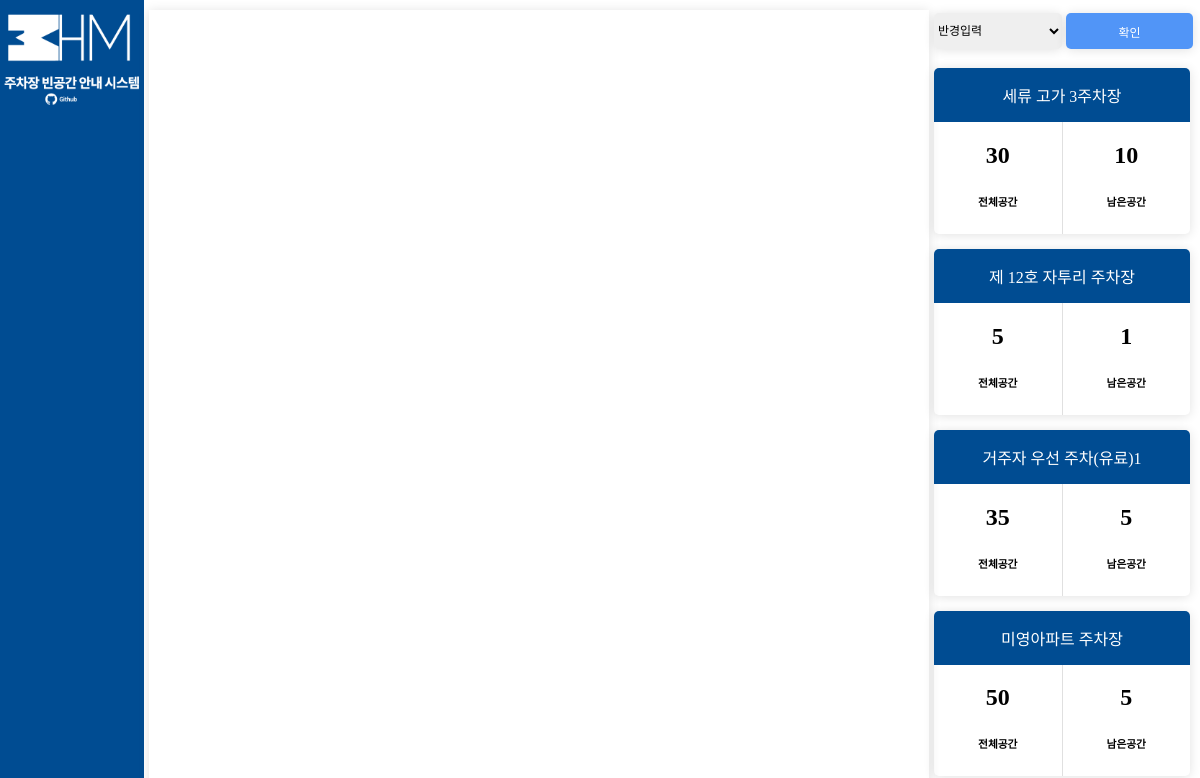
/, run on an earlier commit of the app's database.
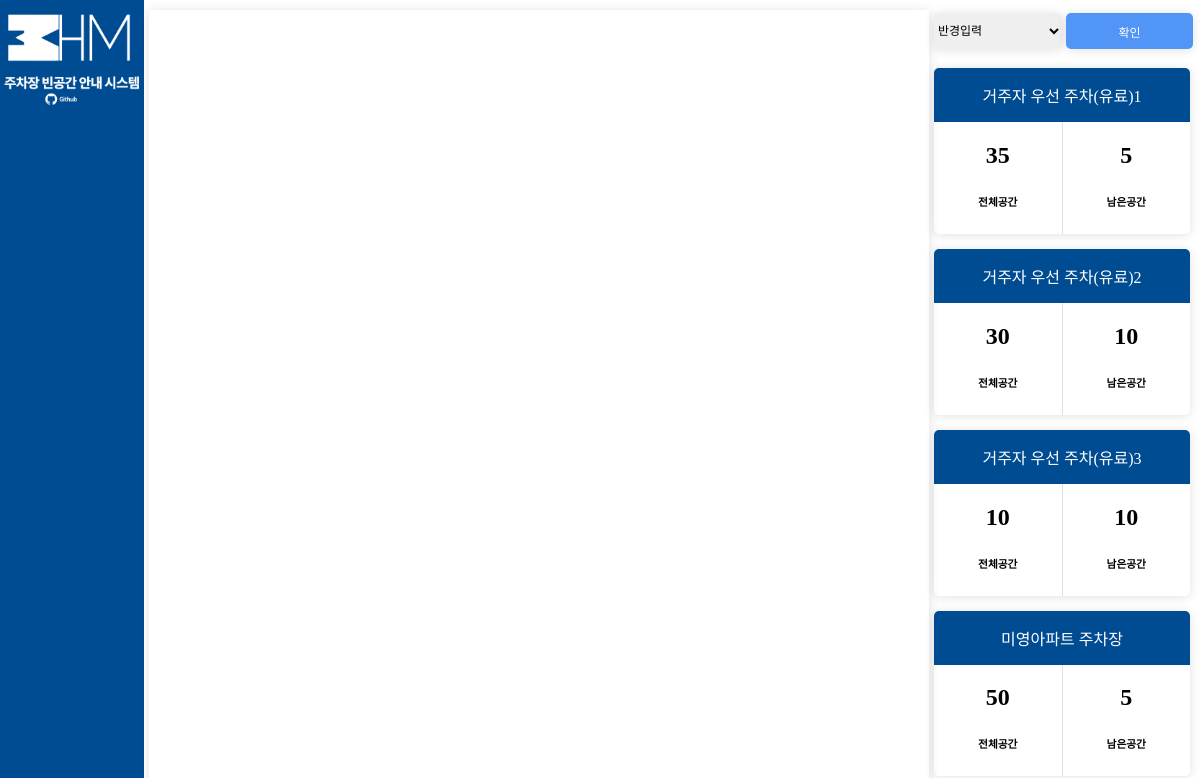
And on a later commit of the database.
### tables this page shows
CREATE TABLE `parkinglot` (
  `name` varchar(40) NOT NULL,
  `x` float NOT NULL,
  `y` float NOT NULL,
  `total_space` int(10) NOT NULL,
  `full_space` int(10) NOT NULL,
  `empty_space` int(10) NOT NULL
);

### index.php (the view, shortened to what this page needs)
<!DOCTYPE html>
<html>
<head>
    <link rel="stylesheet" type="text/css" href="style.css"/>
</head>
<body>
    <div class="box-container">
        <div class="box1">
            <div class="title">
                <img id="example_image_large" src="/img/title.png" alt="HM" title="HM" , width=100%, height=auto>
                <img id="example_image_large" src="/img/title_name.png" alt="주차장 빈공간 안내 시스템" title="주차장 빈공간 안내 시스템" , width=100%, height=auto>
            </div>
            <div class="git">
                <a href="https://github.com/kms2698/H-M", target="_blank">
                    <img id="example_image_large" src="/img/Github.png" alt="github" title="Github로 이동" , width=100%, height=auto>
                </a>
            </div>
        </div>
        <div class="box2">
            <div id="map"></div>
        </div>
        <div class="box3">
            <form class="button" name="form" action="" method="post">
                <select name="radius">
                    <option value=0.05>반경입력</option>
                </select>
                <input type="submit" name="submit" value="확인">
            </form>
            <div class=card_list>
            <?php
                $selected = 100;
                function getDistance($lat1, $lng1, $lat2, $lng2){
                    $earth_radius = 6371;
                    $dLat = deg2rad($lat2 - $lat1);
                    $dLon = deg2rad($lng2 - $lng1);
                    $a = sin($dLat/2) * sin($dLat/2) + cos(deg2rad($lat1)) * cos(deg2rad($lat2)) * sin($dLon/2) * sin($dLon/2);
                    $c = 2 * asin(sqrt($a));
                    $d = $earth_radius * $c;
                    return $d;
                }
                $conn = mysqli_connect("localhost","root",root,'hm');
                $result = mysqli_query($conn,"SELECT * FROM parkinglot");
                while($row = mysqli_fetch_array($result)){
                    if(getDistance($row['x'],$row['y'],37.296352,126.838889) < $selected ){
                        echo    '<div class="card">';
                        echo        '<div class="header">';
                        echo             '' . $row['name'] . '';
                        echo         '</div>';
                        echo         '<div class="block">';
                        echo             '<div class="total-block">';
                        echo                 '<div>';
                        echo                     '<h2>'. $row['total_space'] .'</h2>';
                        echo                 '</div>';
                        echo                 '<div>';
                        echo                     '<h6>전체공간</h6>';
                        echo                 '</div>';
                        echo             '</div>';
                        echo             '<div class="recent-block">';
                        echo                 '<div>';
                        echo                     '<h2>'. $row['empty_space'] .'</h2>';
                        echo                 '</div>';
                        echo                 '<div>';
                        echo                     '<h6>남은공간</h6>';
                        echo                 '</div>';
                        echo             '</div>';
                        echo         '</div>';
                        echo     '</div>';
                    }
                }
                ?>
            </div>
        </div>
    </div>
</body>
</html>

### style.css (style rules this page uses)
html,body { height: 100%; margin: 0; }
.box-container { display: flex; width: 100%; height: 100%; }
.box1 { background-color: #004c92; width: 12%; height: 100%; }
.title { text-align: center; color: #fff; overflow: hidden; }
.title img { max-width: 100%; height: auto; display: block; }
.box2 { width: 65%; height: 100%; }
#map { margin-left: 5px; margin-top: 10px; width: 100%; height: 98%; box-shadow: 0 1px 11px 0 rgba(0, 0, 0, 0.12); }
.box3 { width: 23%; }
.card { margin-top: 15px; margin-left: 10px; margin-right: 10px; border-radius: 5px; box-shadow: 0 1px 11px 0 rgba(0, 0, 0, 0.12); text-align: center; vertical-align: middle; }
.card_list { overflow: auto; height: 92%; }
.button { height: 5%; }
.block { display: flex; }
.header { background-color: #004c92; color: #fff; height: 100%; padding-top: 15px; padding-bottom: 15px; font-size: 12pt; border-radius: 5px 5px 0px 0px; display: flex; align-items: center; flex-direction: column; word-break : nowrap; }
.total-block { width: 50%; border-right: 1px solid #e0e0e0; }
.recent-block { width: 50%; }
select { width: 48%; height: 36px; border: 0px solid #ddd; box-shadow: 0 1px 11px 0 rgba(0, 0, 0, 0.12); border-radius: 5px; padding-right: 10px; font-size: 12px; }
input { width: 48%; height: 36px; border: 0px solid #ddd; box-shadow: 0 1px 11px 0 rgba(0, 0, 0, 0.12); vertical-align: bottom; background: #5195f7; border-radius: 5px; color: white; font-size: 12px; }
form.button { padding-top: 13px; padding-left: 10px; }
@media (min-width: 800px) { #example_image_large { display: block; } }

What changed in the data, as far as the page shows it:
removed parkinglot: name "세류 고가 3주차장", total_space "30", empty_space "10"
removed parkinglot: name "제 12호 자투리 주차장", total_space "5", empty_space "1"
added parkinglot: name "거주자 우선 주차(유료)2", total_space "30", empty_space "10"
added parkinglot: name "거주자 우선 주차(유료)3", total_space "10", empty_space "10"
